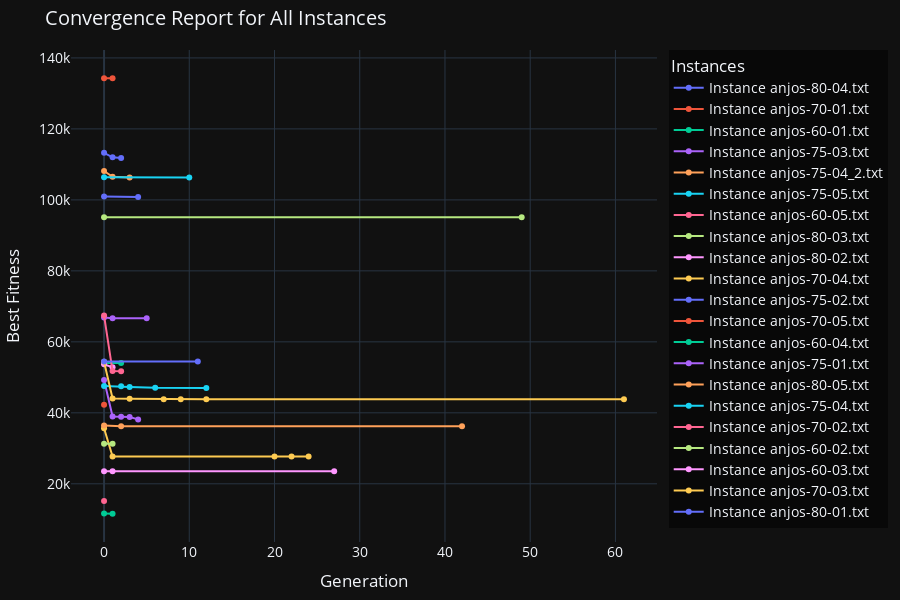

The cell this chart's notebook holds for it:
### Code cell
output_report.plot_convergence()

### Figure 1 — Plotly figure (JSON) as saved in the notebook; plotly's stock layout.template omitted (floating-point values rounded to 4 significant figures)
{"data": [{"hoverinfo": "x+y+name", "line": {"width": 2}, "marker": {"size": 6}, "mode": "lines+markers", "name": "Instance anjos-80-04.txt", "type": "scatter", "x": [0, 4], "y": [100962, 100828]}, {"hoverinfo": "x+y+name", "line": {"width": 2}, "marker": {"size": 6}, "mode": "lines+markers", "name": "Instance anjos-70-01.txt", "type": "scatter", "x": [0], "y": [42297]}, {"hoverinfo": "x+y+name", "line": {"width": 2}, "marker": {"size": 6}, "mode": "lines+markers", "name": "Instance anjos-60-01.txt", "type": "scatter", "x": [0, 2], "y": [54055, 54053]}, {"hoverinfo": "x+y+name", "line": {"width": 2}, "marker": {"size": 6}, "mode": "lines+markers", "name": "Instance anjos-75-03.txt", "type": "scatter", "x": [0, 1, 2, 3, 4], "y": [49243, 38949, 38864, 38831, 38151]}, {"hoverinfo": "x+y+name", "line": {"width": 2}, "marker": {"size": 6}, "mode": "lines+markers", "name": "Instance anjos-75-04_2.txt", "type": "scatter", "x": [0, 1, 3], "y": [108145, 106486, 106341]}, {"hoverinfo": "x+y+name", "line": {"width": 2}, "marker": {"size": 6}, "mode": "lines+markers", "name": "Instance anjos-75-05.txt", "type": "scatter", "x": [0, 2, 3, 6, 12], "y": [47544, 47463, 47249, 47060, 47018]}, {"hoverinfo": "x+y+name", "line": {"width": 2}, "marker": {"size": 6}, "mode": "lines+markers", "name": "Instance anjos-60-05.txt", "type": "scatter", "x": [0], "y": [15168]}, {"hoverinfo": "x+y+name", "line": {"width": 2}, "marker": {"size": 6}, "mode": "lines+markers", "name": "Instance anjos-80-03.txt", "type": "scatter", "x": [0, 49], "y": [95100, 95091]}, {"hoverinfo": "x+y+name", "line": {"width": 2}, "marker": {"size": 6}, "mode": "lines+markers", "name": "Instance anjos-80-02.txt", "type": "scatter", "x": [0, 1], "y": [53666, 52856]}, {"hoverinfo": "x+y+name", "line": {"width": 2}, "marker": {"size": 6}, "mode": "lines+markers", "name": "Instance anjos-70-04.txt", "type": "scatter", "x": [0, 1, 20, 22, 24], "y": [35641, 27718, 27716, 27702, 27701]}, {"hoverinfo": "x+y+name", "line": {"width": 2}, "marker": {"size": 6}, "mode": "lines+markers", "name": "Instance anjos-75-02.txt", "type": "scatter", "x": [0, 1, 2], "y": [113276, 112007, 111806]}, {"hoverinfo": "x+y+name", "line": {"width": 2}, "marker": {"size": 6}, "mode": "lines+markers", "name": "Instance anjos-70-05.txt", "type": "scatter", "x": [0, 1], "y": [134243, 134238]}, {"hoverinfo": "x+y+name", "line": {"width": 2}, "marker": {"size": 6}, "mode": "lines+markers", "name": "Instance anjos-60-04.txt", "type": "scatter", "x": [0, 1], "y": [11668, 11592]}, {"hoverinfo": "x+y+name", "line": {"width": 2}, "marker": {"size": 6}, "mode": "lines+markers", "name": "Instance anjos-75-01.txt", "type": "scatter", "x": [0, 1, 5], "y": [66887, 66640, 66632]}, {"hoverinfo": "x+y+name", "line": {"width": 2}, "marker": {"size": 6}, "mode": "lines+markers", "name": "Instance anjos-80-05.txt", "type": "scatter", "x": [0, 2, 42], "y": [36428, 36234, 36221]}, {"hoverinfo": "x+y+name", "line": {"width": 2}, "marker": {"size": 6}, "mode": "lines+markers", "name": "Instance anjos-75-04.txt", "type": "scatter", "x": [0, 10], "y": [106342, 106341]}, {"hoverinfo": "x+y+name", "line": {"width": 2}, "marker": {"size": 6}, "mode": "lines+markers", "name": "Instance anjos-70-02.txt", "type": "scatter", "x": [0, 1, 2], "y": [67420, 51760, 51723]}, {"hoverinfo": "x+y+name", "line": {"width": 2}, "marker": {"size": 6}, "mode": "lines+markers", "name": "Instance anjos-60-02.txt", "type": "scatter", "x": [0, 1], "y": [31278, 31274]}, {"hoverinfo": "x+y+name", "line": {"width": 2}, "marker": {"size": 6}, "mode": "lines+markers", "name": "Instance anjos-60-03.txt", "type": "scatter", "x": [0, 1, 27], "y": [23526, 23510, 23509]}, {"hoverinfo": "x+y+name", "line": {"width": 2}, "marker": {"size": 6}, "mode": "lines+markers", "name": "Instance anjos-70-03.txt", "type": "scatter", "x": [0, 1, 3, 7, 9, 12, 61], "y": [54368, 44012, 43965, 43807, 43803, 43795, 43794]}, {"hoverinfo": "x+y+name", "line": {"width": 2}, "marker": {"size": 6}, "mode": "lines+markers", "name": "Instance anjos-80-01.txt", "type": "scatter", "x": [0, 11], "y": [54467, 54463]}], "layout": {"font": {"size": 14}, "height": 600, "hovermode": "x unified", "legend": {"bgcolor": "rgba(0,0,0,0.5)", "title": {"text": "Instances"}}, "margin": {"b": 50, "l": 50, "r": 50, "t": 50}, "title": {"text": "Convergence Report for All Instances"}, "width": 900, "xaxis": {"title": {"text": "Generation"}}, "yaxis": {"title": {"text": "Best Fitness"}}}}
